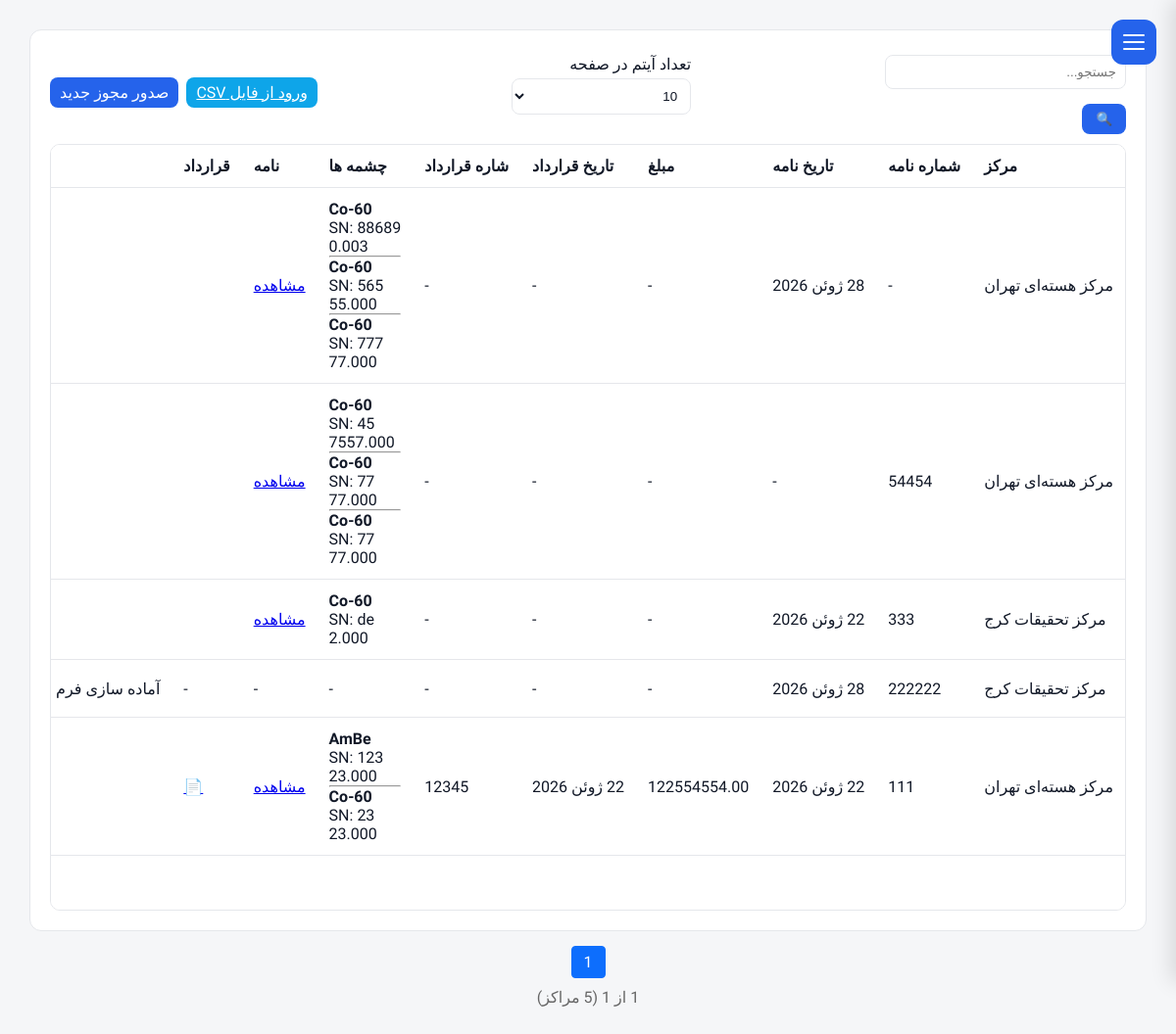
Screenshot of /operations/licenses/ (signed in) with the database file from the repository.
### operations/models.py (models this page shows, shortened)
class LicenseRequest(models.Model):
    facility = models.ForeignKey(
        Facility,
        on_delete=models.PROTECT,
        related_name="license_requests",
    )
    letter_number = models.CharField(
        max_length=100,
        blank=True,
        null=True,
    )
    letter_date = models.DateField(
        blank=True,
        null=True,
    )
    status = models.CharField(
        max_length=20,
        choices=LicenseStatus.choices,
        default=LicenseStatus.DRAFT,
    )
    status_date = models.DateTimeField(
        null=True,
        blank=True,
    )
    specification_completed = models.BooleanField(default=False,)
    description = models.TextField(
        _("Description"),
        blank=True,)
    created_by = models.ForeignKey(
        settings.AUTH_USER_MODEL,
        on_delete=models.PROTECT,
    )
    created_at = models.DateTimeField(
        auto_now_add=True,
    )
    updated_at = models.DateTimeField(
        auto_now=True,
    )
    class Meta:
        ordering = ["-created_at"]

class LicenseSource(models.Model):
    license = models.ForeignKey(
        LicenseRequest,
        on_delete=models.CASCADE,
        related_name="sources",
        verbose_name=_("License"),
    )
    source_type = models.CharField(
            max_length=15,
            choices=LicenseSourceType.choices,
            default=LicenseSourceType.NEW,
        )
    source_dsrs = models.ForeignKey(
           "dashboard.DSRS",
            null=True,
            blank=True,
            on_delete=models.PROTECT,
            related_name="requested_in_licenses",
        )
    nuclide = models.ForeignKey(
        Nuclides,
        on_delete=models.PROTECT,
        verbose_name=_("Nuclide"),
    )
    serial_number = models.CharField(
        _("Serial Number"),
        max_length=150,
        blank=True,
    )
    activity = models.DecimalField(
        _("Activity"),
        max_digits=15,
        decimal_places=3,
        null=True,
        blank=True,
    )
    activity_unit = models.CharField(
        _("Activity Unit"),
        max_length=20,
        choices=ActivityUnit.choices,
        default=ActivityUnit.mCi,
    )
    activity_date = models.DateField(
        _("Activity Date"),
        null=True,
        blank=True,
    )
    specification_order = models.PositiveIntegerField(default=1,)
    description = models.TextField(max_length=50, blank=True, null= True)
    result_dsrs = models.ForeignKey(
        "dashboard.DSRS",
        null=True,
        blank=True,
        on_delete=models.SET_NULL,
        related_name="created_by_licenses",
    )
    class Meta:
        ordering = [
            "id",
        ]
        verbose_name = _("Requested Source")
        verbose_name_plural = _("Requested Sources")

class LicenseAttachment(models.Model):
    license = models.ForeignKey(
        LicenseRequest,
        on_delete=models.CASCADE,
        related_name="attachments",
    )
    attachment_type = models.CharField(
        _("Attachment Type"),
        max_length=20,
        choices=LicenseAttachmentType.choices,
    )
    file = models.FileField(
        _("File"),
        upload_to=license_attachment_path,
    )
    uploaded_by = models.ForeignKey(
        settings.AUTH_USER_MODEL,
        on_delete=models.PROTECT,
    )
    uploaded_at = models.DateTimeField(
        auto_now_add=True,
    )
    class Meta:
        ordering = ["attachment_type"]

### facilities/models.py (models this page shows, shortened)
class Facility(models.Model):
    name = models.CharField(
        _("Facility Name"),
        max_length=255, blank=True,null=True
    )
    responsible_person = models.CharField(
        _("Responsible Person"),
        max_length=150, blank=True,null=True
    )
    telephone = models.CharField(
        _("Telephone"),
        max_length=50, blank=True,null=True
    )
    email = models.EmailField(
        _("Email"),
        blank=True,null=True
    )
    address1 = models.CharField(
        _("Address Line 1"),
        max_length=255, blank=True,null=True
    )
    address2 = models.CharField(
        _("Address Line 2"),
        max_length=255,
         blank=True,null=True
    )
    postal_code = models.CharField(
        _("Postal Code"),
        max_length=20,
         blank=True,null=True
    )
    national_id = models.CharField(
        _("National ID"),
        max_length=50,
         blank=True,null=True
    )
    economic_code = models.CharField(
        _("Economic Code"),
        max_length=50,
         blank=True,null=True
    )
    created_at = models.DateTimeField(
        auto_now_add=True
    )
    updated_at = models.DateTimeField(
        auto_now=True
    )
    class Meta:
        ordering = ["name"]
        verbose_name = _("Facility")
        verbose_name_plural = _("Facilities")

### reference/models.py (models this page shows)
class Nuclides(models.Model):
    name = models.CharField(max_length=8)
    half_life = models.FloatField()
    d_value_bq = models.FloatField()
    atomic_number = models.IntegerField(null=True, blank=True)
    mass_number = models.IntegerField(null=True, blank=True)
    decay_mode = models.CharField(max_length=50, null=True, blank=True)
    decay_constant = models.FloatField(null=True, blank=True)  # 1/sec
    specific_activity_bq_per_g = models.FloatField(null=True, blank=True)
    alpha_energy_mev = models.FloatField(null=True, blank=True)
    beta_max_energy_mev = models.FloatField(null=True, blank=True)
    gamma_energy_mev = models.FloatField(null=True, blank=True)
    gamma_yield = models.FloatField(null=True, blank=True)  # photons/decay
    neutron_emitter = models.BooleanField(default=False)
    neutron_yield_n_per_s = models.FloatField(null=True, blank=True)
    dose_rate_constant_usv_m2_per_h_gbq = models.FloatField(null=True, blank=True)
    half_value_layer_lead_mm = models.FloatField(null=True, blank=True)
    half_value_layer_concrete_mm = models.FloatField(null=True, blank=True)
    iaea_category = models.IntegerField(null=True, blank=True)
    parent_nuclide = models.CharField(max_length=20, null=True, blank=True)
    daughter_nuclide = models.CharField(max_length=20, null=True, blank=True)
    is_sealed_source_common = models.BooleanField(default=False)
    def __str__(self):
        return self.name

### contract/models.py (models this page shows, shortened)
class LicenseContract(models.Model):
    license = models.OneToOneField(
        LicenseRequest,
        on_delete=models.PROTECT,
        related_name="contract"
    )
    contract_number = models.CharField(
        max_length=100,
        blank=True,
        null=True
    )
    contract_date = models.DateField(
        blank=True,
        null=True
    )
    contract_cost = models.DecimalField(
        max_digits=14,
        decimal_places=2,
        blank=True,
        null=True
    )
    draft_sent_to_customer = models.BooleanField(
        default=False
    )
    draft_sent_date = models.DateField(
        blank=True,
        null=True
    )
    notification_letter_number = models.CharField(
        max_length=30,
        blank=True,
        null=True
    )
    notification_letter_date = models.DateField(
        blank=True,
        null=True
    )
    amendment_notes = models.TextField(
        blank=True,
        null=True
    )
    source_owner = models.CharField(
        max_length=100,
        blank=True,
        null=True
    )
    contract_accountable = models.CharField(
        max_length=100,
        blank=True,
        null=True
    )
    created_at = models.DateTimeField(
        auto_now_add=True
    )
    updated_at = models.DateTimeField(
        auto_now=True
    )

### operations/views.py (the view, shortened to what this page needs)
def license_list(request):
    search = request.GET.get(
        "search",
        "",
    )
    page_size = request.GET.get(
        "page_size",
        "10",
    )
    queryset = (
        LicenseRequest.objects
        .select_related(
            "facility",
        )
        .prefetch_related(
            "sources__nuclide",
            "attachments",
            )
        .order_by(
            "-created_at",
        )
    )
    paginator = Paginator(
        queryset,
        int(page_size),
    )
    page_number = request.GET.get(
        "page",
    )
    page_obj = paginator.get_page(
        page_number,
    )
    context = {
        "page_obj": page_obj,
        "search": search,
        "page_size": int(page_size),
    }
    return render(
        request,
        "operations/license_list.html",
        context,
    )

### templates/operations/license_list.html (shortened to what this page needs)
{% extends 'base.html' %}
{% load i18n %}
{% load static %}
{% block content %}
<div class="content">
<div class="table-header">
    <div class="header-group">
        <form method="get">
            <input
                type="text"
                name="search"
                placeholder="{% trans 'Search...' %}"
                value="{{ search }}"
            >
            <button type="submit">
                🔍
            </button>
        </form>
    </div>
    <div class="header-group">
        <form method="get">
            <label>
                {% trans "Items" %}
            </label>
            <select
                name="page_size"
                onchange="this.form.submit()"
            >
                <option value="10"
                    {% if page_size == 10 %}
                        selected
                    {% endif %}
                >
                    10
                </option>
            </select>
        </form>
    </div>
    <div class="header-group">
        <a
            href="{% url 'license_import_csv' %}"
            class="btn-info"
        >
            {% trans "Import CSV" %}
        </a>
        <a
            href="{% url 'license_create' %}"
            class="btn-blue"
        >
            {% trans "+ Start New License" %}
        </a>
    </div>
</div>
<div class="table-scroll">
<table id="mainTable">
<thead>
<tr>
    <th>{% trans "Facility" %}</th>
<th>{% trans "Letter Number" %}</th>
<th>{% trans "Letter Date" %}</th>
<th>{% trans "Cost" %}</th>
<th>{% trans "Contract Date" %}</th>
<th>{% trans "Contract Number" %}</th>
<th>{% trans "DSRSs" %}</th>
<th>{% trans "Letter" %}</th>
<th>{% trans "Contract" %}</th>
<th>{% trans "Status" %}</th>
</tr>
</thead>
<tbody>
{% for license in page_obj %}
<tr>
    <td>
        {{ license.facility.name }}
    </td>
    <td>
        {{ license.letter_number|default:"-" }}
    </td>
    <td>
        {{ license.letter_date|default:"-" }}
    </td>
    <td>
        {{ license.contract.contract_cost|default:"-" }}
    </td>
    <td>
        {{ license.contract.contract_date|default:"-" }}
    </td>
    <td>
        {{ license.contract.contract_number|default:"-" }}
    </td>
    <td>
        {% for source in license.sources.all %}
            <div>
                <strong>
                    {{ source.nuclide }}
                </strong>
                <br>
                SN:
                {{ source.serial_number|default:"-" }}
                <br>
                {{ source.activity|default:"-" }}
            </div>
            {% if not forloop.last %}
                <hr>
            {% endif %}
        {% empty %}
            -
        {% endfor %}
    </td>
    <td>
        {% for file in license.attachments.all %}
            {% if file.attachment_type == "LETTER" %}
                <a
                    href="{{ file.file.url }}"
                    target="_blank"
                >
                    {% trans "View" %}
                </a>
            {% endif %}
        {% empty %}
            -
        {% endfor %}
    </td>
    <td>
    {% for file in license.attachments.all %}
        {% if file.attachment_type == "CONTRACT" %}
            <a
                href="{{ file.file.url }}"
                target="_blank"
                title="{% trans 'View Contract' %}"
            >
                📄
            </a>
        {% endif %}
    {% empty %}
        -
    {% endfor %}
</td>
    <td>
        {{ license.get_status_display }}
    </td>
</tr>
{% empty %}
<tr>
    <td colspan="11" class="text-center">
        {% trans "No license requests found." %}
    </td>
</tr>
{% endfor %}
</tbody>
</table>
</div>
</div>
<div class="pagination">
    {% for num in page_obj.paginator.page_range %}
        {% if num >= page_obj.number|add:"-2" and num <= page_obj.number|add:"2" %}
            {% if page_obj.number == num %}
                <span class="current">{{ num }}</span>
            {% else %}
                <a href="?page={{ num }}{% if page_size %}&size={{ page_size }}{% endif %}">
                    {{ num }}
                </a>
            {% endif %}
        {% endif %}
    {% endfor %}
</div>
<div class="page-info">
     {{ page_obj.number }} {% trans "of" %} {{ page_obj.paginator.num_pages }}
    ({{ page_obj.paginator.count }} {% trans "records" %})
</div>
{% endblock %}

### static/css/base.css (style rules this page uses)
* { margin:0; padding:0; box-sizing:border-box; }
html.rtl { font-family:Vazirmatn,sans-serif; }
:root { --bg: #f5f6f8; --card: #ffffff; --text: #111827; --muted: #6b7280; --border: #e5e7eb; --primary: #2563eb; --sidebar: #1f2937; --sidebar-text: #374151; }
body { background: var(--bg); color: var(--text); }
.content { background: var(--card); padding: 20px; border-radius: 12px; border: 1px solid var(--border); }
th, td { padding: 12px; border-bottom: 1px solid var(--border); text-align: left; }
th { background: rgba(0,0,0,0.03); }
input, select, textarea { width: 100%; padding: 9px; margin-top: 5px; margin-bottom: 15px; border: 1px solid var(--border); border-radius: 8px; background: var(--card); color: var(--text); }
button { background: var(--primary); color: white; padding: 8px 14px; border: none; border-radius: 8px; cursor: pointer; }
table { width: max-content; min-width: 100%; border-collapse: collapse; }
.btn-blue { background: #2563eb; color: white; padding: 6px 10px; border-radius: 8px; text-decoration: none; }
.btn-info { background: #0ea5e9; color: white; padding: 6px 10px; border-radius: 8px; border: none; }
.pagination { margin-top: 15px; text-align: center; }
.table-header { display: flex; flex-wrap: wrap; justify-content: space-between; gap: 10px; margin-bottom: 10px; }
.header-group { display: flex; gap: 8px; align-items: center; }
.table-scroll { height: calc(100vh - 220px); overflow: auto; border: 1px solid var(--border); border-radius: 10px; background: var(--card); }
table thead th { position: sticky; top: 0; background: var(--card); z-index: 10; }

### templates/operations/license_list.html (style rules this page uses)
.pagination { display:flex; justify-content:center; align-items:center; gap:6px; margin-top:15px; }
.pagination a, .pagination span { padding:6px 12px; border:1px solid #ccc; border-radius:4px; text-decoration:none; }
.pagination .current { background:#0d6efd; color:#fff; border-color:#0d6efd; }
.page-info { text-align:center; margin-top:10px; color:#666; }

### rows the page displays
LicenseRequest: facility.name "مرکز هسته‌ای تهران", letter_number "-", letter_date "28 ژوئن 2026", contract.contract_cost "-", contract.contract_date "-", contract.contract_number "-"
LicenseSource: nuclide "Co-60", serial_number "88689", activity "0.003"
LicenseSource: nuclide "Co-60", serial_number "565", activity "55.000"
LicenseSource: nuclide "Co-60", serial_number "777", activity "77.000"
LicenseRequest: facility.name "مرکز هسته‌ای تهران", letter_number "54454", letter_date "-", contract.contract_cost "-", contract.contract_date "-", contract.contract_number "-"
LicenseSource: nuclide "Co-60", serial_number "45", activity "7557.000"
LicenseSource: nuclide "Co-60", serial_number "77", activity "77.000"
LicenseSource: nuclide "Co-60", serial_number "77", activity "77.000"
LicenseRequest: facility.name "مرکز تحقیقات کرج", letter_number "333", letter_date "22 ژوئن 2026", contract.contract_cost "-", contract.contract_date "-", contract.contract_number "-"
LicenseSource: nuclide "Co-60", serial_number "de", activity "2.000"
LicenseRequest: facility.name "مرکز تحقیقات کرج", letter_number "222222", letter_date "28 ژوئن 2026", contract.contract_cost "-", contract.contract_date "-", contract.contract_number "-", status "آماده سازی فرم…"
LicenseRequest: facility.name "مرکز هسته‌ای تهران", letter_number "111", letter_date "22 ژوئن 2026", contract.contract_cost "122554554.00", contract.contract_date "22 ژوئن 2026", contract.contract_number "12345"
LicenseSource: nuclide "AmBe", serial_number "123", activity "23.000"
LicenseSource: nuclide "Co-60", serial_number "23", activity "23.000"

### other values shown
{{ num }} "1"
